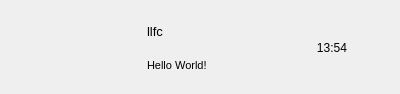
<?xml version="1.0" encoding="UTF-8"?>
<ui version="4.0">
 <class>ChatUserWid</class>
 <widget class="QWidget" name="ChatUserWid">
  <property name="geometry">
   <rect>
    <x>0</x>
    <y>0</y>
    <width>400</width>
    <height>94</height>
   </rect>
  </property>
  <property name="minimumSize">
   <size>
    <width>0</width>
    <height>75</height>
   </size>
  </property>
  <property name="maximumSize">
   <size>
    <width>16777215</width>
    <height>94</height>
   </size>
  </property>
  <property name="windowTitle">
   <string>Form</string>
  </property>
  <layout class="QGridLayout" name="gridLayout">
   <item row="0" column="0">
    <widget class="QWidget" name="icon_wid" native="true">
     <property name="sizePolicy">
      <sizepolicy hsizetype="Fixed" vsizetype="Fixed">
       <horstretch>0</horstretch>
       <verstretch>0</verstretch>
      </sizepolicy>
     </property>
     <property name="minimumSize">
      <size>
       <width>60</width>
       <height>60</height>
      </size>
     </property>
     <property name="maximumSize">
      <size>
       <width>60</width>
       <height>60</height>
      </size>
     </property>
     <widget class="QLabel" name="icon_lb">
      <property name="geometry">
       <rect>
        <x>7</x>
        <y>12</y>
        <width>45</width>
        <height>45</height>
       </rect>
      </property>
      <property name="minimumSize">
       <size>
        <width>45</width>
        <height>45</height>
       </size>
      </property>
      <property name="maximumSize">
       <size>
        <width>45</width>
        <height>45</height>
       </size>
      </property>
      <property name="text">
       <string/>
      </property>
      <property name="alignment">
       <set>Qt::AlignCenter</set>
      </property>
     </widget>
     <widget class="QLabel" name="red_point">
      <property name="geometry">
       <rect>
        <x>27</x>
        <y>0</y>
        <width>30</width>
        <height>30</height>
       </rect>
      </property>
      <property name="minimumSize">
       <size>
        <width>30</width>
        <height>30</height>
       </size>
      </property>
      <property name="maximumSize">
       <size>
        <width>30</width>
        <height>30</height>
       </size>
      </property>
      <property name="text">
       <string/>
      </property>
     </widget>
    </widget>
   </item>
   <item row="0" column="1">
    <widget class="QWidget" name="user_info_wid" native="true">
     <property name="minimumSize">
      <size>
       <width>120</width>
       <height>0</height>
      </size>
     </property>
     <property name="maximumSize">
      <size>
       <width>120</width>
       <height>16777215</height>
      </size>
     </property>
     <layout class="QVBoxLayout" name="verticalLayout">
      <property name="leftMargin">
       <number>2</number>
      </property>
      <property name="topMargin">
       <number>5</number>
      </property>
      <property name="rightMargin">
       <number>2</number>
      </property>
      <property name="bottomMargin">
       <number>5</number>
      </property>
      <item>
       <widget class="QLabel" name="user_name_lb">
        <property name="minimumSize">
         <size>
          <width>0</width>
          <height>30</height>
         </size>
        </property>
        <property name="maximumSize">
         <size>
          <width>16777215</width>
          <height>30</height>
         </size>
        </property>
        <property name="font">
         <font>
          <pointsize>10</pointsize>
         </font>
        </property>
        <property name="text">
         <string>llfc</string>
        </property>
       </widget>
      </item>
      <item>
       <widget class="QLabel" name="user_chat_lb">
        <property name="minimumSize">
         <size>
          <width>0</width>
          <height>30</height>
         </size>
        </property>
        <property name="maximumSize">
         <size>
          <width>130</width>
          <height>30</height>
         </size>
        </property>
        <property name="font">
         <font>
          <pointsize>8</pointsize>
         </font>
        </property>
        <property name="text">
         <string>Hello World!</string>
        </property>
       </widget>
      </item>
     </layout>
    </widget>
   </item>
   <item row="0" column="2">
    <widget class="QWidget" name="time_wid" native="true">
     <property name="sizePolicy">
      <sizepolicy hsizetype="Fixed" vsizetype="Fixed">
       <horstretch>0</horstretch>
       <verstretch>0</verstretch>
      </sizepolicy>
     </property>
     <property name="minimumSize">
      <size>
       <width>50</width>
       <height>50</height>
      </size>
     </property>
     <property name="maximumSize">
      <size>
       <width>50</width>
       <height>50</height>
      </size>
     </property>
     <widget class="QLabel" name="time_lb">
      <property name="geometry">
       <rect>
        <x>0</x>
        <y>20</y>
        <width>54</width>
        <height>12</height>
       </rect>
      </property>
      <property name="text">
       <string>13:54</string>
      </property>
      <property name="alignment">
       <set>Qt::AlignCenter</set>
      </property>
     </widget>
    </widget>
   </item>
  </layout>
 </widget>
 <resources/>
 <connections/>
</ui>
